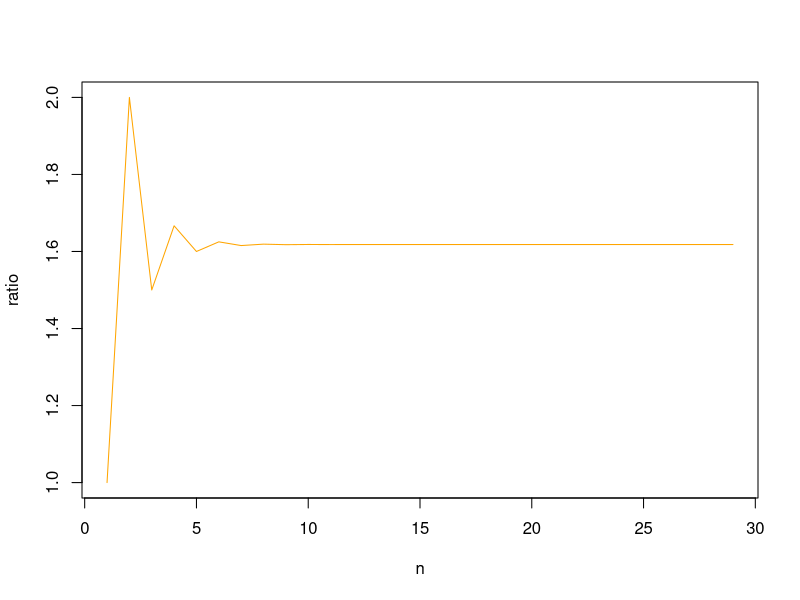

R code for this plot:
"
Let fn denote the nth Fibonacci number. (a) Construct a sequence of
ratios of the form fn+1/fn, n = 1, 2, . . . , 30. Does the sequence appear to
be converging? (b) Compute the golden ratio (1 + √5)/2. Is the 
sequence converging to this ratio? (Optional) Can you mathematically prove this?
"

fibonacci <- function(n) {
  # Function which calculates the n-th term in the Fibonacci sequence.
  if(n <= 1) {
    return(n)
  } else if (n==2) {
    return(1)
  } else {
    return(fibonacci(n-1) + fibonacci(n-2))
  }
}

fibonacci_rations <- function(start, end) {
  # Function which calculates the fibonacci rations between n and n+1,
  # where n is in the interval [start, end].
  # The results are stored in an ratios array, which will be plotted
  # to highlight the convergence to 1.618934 in a graphical way.
  # We therefore have the visual proof that when n is high enough, 
  # the ratio between n+1 and n is convergent to the golden ratio.
  
  cat("Starting to calculate the ratios of fibonacci numbers between ", start, " and ", end, "\n")
  
  golden_ratio = (1+sqrt(5))/2
  cat("The golden ratio is ", golden_ratio, "\n")
  
  ratios <- c()
  for(n in start:end-1) {
    result <- fibonacci(n+1)/fibonacci(n)
    cat(n, ":", n+1, ":", result, "\n")
    ratios <- append(ratios, result)
  }
  plot(ratios, type="l", col="orange", xlab="n", ylab="ratio", )
  
  print("We can see visually that the series is converging to the golden ratio when n increases, while at low n values, their ratio is oscilating around 1.618034.")
}

fibonacci_rations(2, 30)